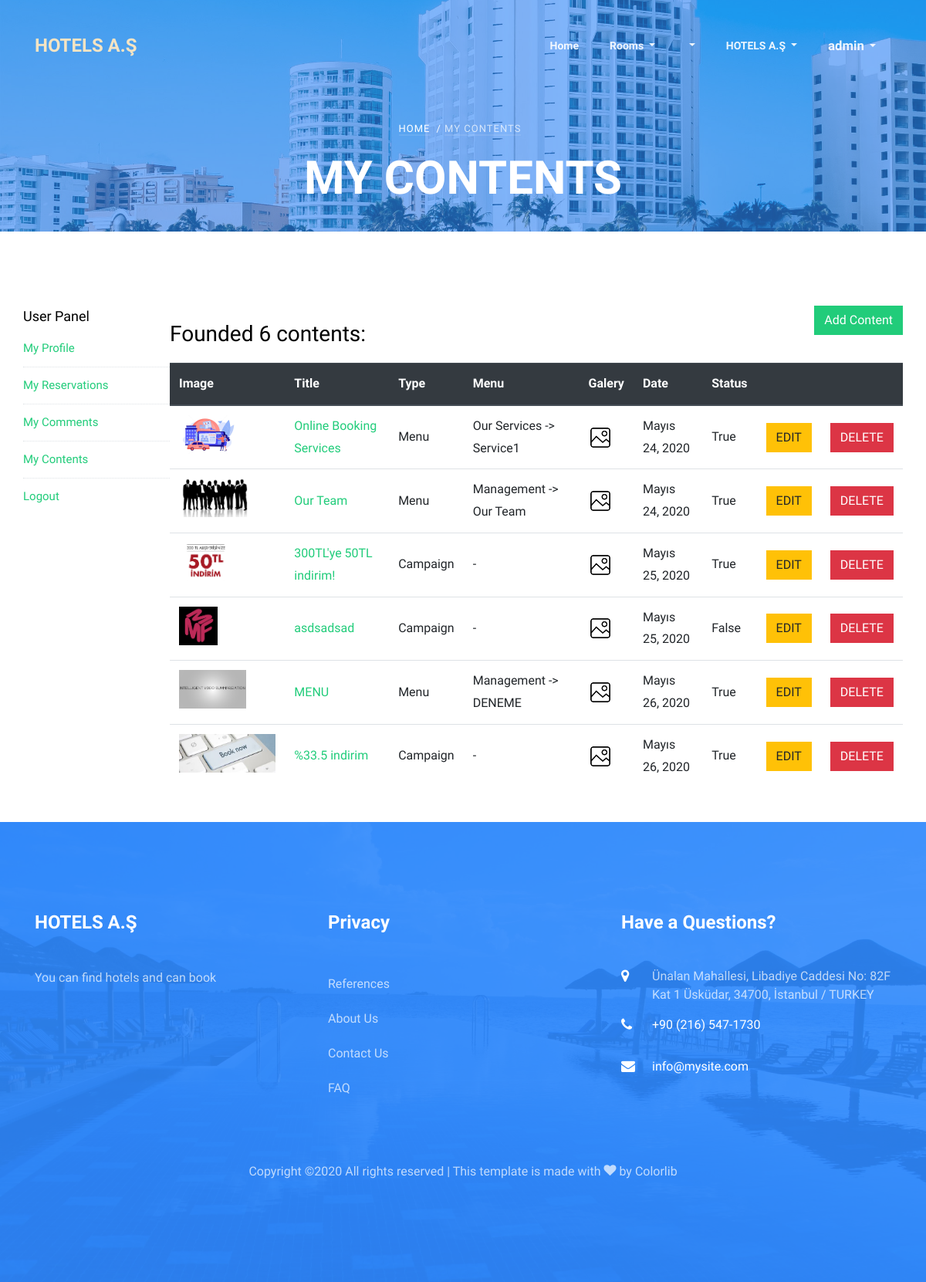
Screenshot of /user/contents/ (signed in) with the database file from the repository.
### home/models.py (models this page shows, shortened)
class Setting(models.Model):
    title = models.CharField(max_length=200)
    keywords = models.CharField(max_length=255)
    description = models.CharField(max_length=255)
    company = models.CharField(max_length=80)
    address = models.CharField(max_length=255, blank=True)
    phone = models.CharField(max_length=20, blank=True)
    fax = models.CharField(max_length=20, blank=True)
    email = models.EmailField()
    smtpserver = models.CharField(max_length=255, blank=True)
    smtpemail = models.EmailField(blank=True)
    smtppassword = models.CharField(max_length=50, blank=True)
    smtpport = models.IntegerField(blank=True, null=True)
    image = models.ImageField(blank=True, upload_to='images/')
    facebook = models.CharField(max_length=80, blank=True)
    instagram = models.CharField(max_length=80, blank=True)
    twitter = models.CharField(max_length=80, blank=True)
    aboutus = RichTextUploadingField()
    contact = RichTextUploadingField()
    references = RichTextUploadingField()
    status = models.CharField(blank=True, max_length=5, choices=STATUS)
    created_at = models.DateTimeField(auto_now_add=True)
    updated_at = models.DateTimeField(auto_now=True)

### content/models.py (models this page shows, shortened)
class Content(models.Model):
    user = models.ForeignKey(User, on_delete=models.SET_NULL, null=True)
    menu = models.OneToOneField(
        Menu, null=True, blank=True, on_delete=models.CASCADE)
    kind = models.CharField(max_length=15, choices=TYPE)
    title = models.CharField(max_length=150)
    keywords = models.CharField(blank=True, max_length=255)
    description = models.CharField(blank=True, max_length=255)
    image = models.ImageField(blank=True, null=True,
                              upload_to='images/content/')
    detail = RichTextUploadingField()
    slug = models.SlugField(null=False, unique=True)
    status = models.CharField(max_length=5, choices=STATUS)
    created_at = models.DateTimeField(auto_now_add=True)
    updated_at = models.DateTimeField(auto_now=True)
    def image_tag(self):
        return mark_safe('<img src="{}"height="50"/>'.format(self.image.url))
    image_tag.short_description = 'Image'

class Menu(MPTTModel):
    parent = TreeForeignKey('self', blank=True, null=True,
                            related_name='children', on_delete=models.CASCADE)
    title = models.CharField(max_length=100, unique=True)
    link = models.CharField(max_length=100, blank=True)
    status = models.CharField(max_length=5, choices=STATUS)
    created_at = models.DateTimeField(auto_now_add=True)
    updated_at = models.DateTimeField(auto_now=True)
    class MPTTMeta:
        level_attr = 'mptt_level'
        order_insertion_by = ['title']
    def __str__(self):
        full_path = [self.title]
        prnt = self.parent
        while prnt is not None:
            full_path.append(prnt.title)
            prnt = prnt.parent
        return ' -> '.join(full_path[::-1])

### user/views.py (the view)
# urls.py: path('contents/', views.contents, name="contents"),
@login_required(login_url='/login')
def contents(request):
    setting = Setting.objects.first()
    category = Category.objects.filter(status=True)
    menu = Menu.objects.filter(status=True)
    contents = Content.objects.filter(user_id=request.user.id)
    context = {
        'setting': setting,
        'category': category,
        'menu': menu,
        'contents': contents,
        'page': 'My Contents'
    }
    return render(request, 'user_contents.html', context)

### user/templates/user_contents.html (shortened to what this page needs)
{% extends 'homebase.html' %}
{% load static %}
{% block content %}
<section class="ftco-section ftco-no-pb ftco-room">
	<div class="container px-0">
		<div class="row no-gutters">
            <p>{% include 'user_panel.html' %}</p>
            <div class="col-md-10 clearfix table-responsive">
                <p>
                <a href="{% url 'user:addcontent'%}" class="btn btn-primary float-right">Add Content</a>
                <p style="color:black"><h3>Founded {{contents.count}} content{{contents.count | pluralize}}:</h3></p>
                <table class="table">
                    <thead class="thead-dark">
                      <tr>
                        <th scope="col">Image</th>
                        <th scope="col">Title</th>
                        <th scope="col">Type</th>
                        <th scope="col">Menu</th>
                        <th scope="col">Galery</th>
                        <th scope="col">Date</th>
                        <th scope="col">Status</th>
                        <th scope="col"></th>
                        <th scope="col"></th>
                      </tr>
                    </thead>
                    <tbody>
                    {% if contents%}
                        {% for content in contents %}
                          <tr>
                            <th scope="row"> <img src="{{ content.image.url }}" alt="{{ content.description }}" height=50"> </th>
                            <td style="vertical-align: middle;"><a href="{% url 'contentdetail' content.id content.slug %}">{{content.title}}</a></td>
                            <td style="vertical-align: middle;">{{ content.kind }}</td>
                            <td style="vertical-align: middle;">{% if content.menu %}{{ content.menu }}{% else %}-{% endif %}</td>
                            <td style="vertical-align: middle;">
                              <a href="javascript:;" onclick="window.open('{% url 'user:contentaddimage' content.id %}', 'GALERY', 'width=800 ,height= 800,status,resizable=no,left=100,top=50, screenX= parseInt((screen.availWidth/2) - (500/2)) ,screenY= parseInt((screen.availHeight/2) - (500/2)))')">
                                <img src="{% static 'images/galery.png'%}" height=30>
                              </a>
                            </td>
                            <td style="vertical-align: middle;">{{ content.created_at | date }}</td>
                            <td style="vertical-align: middle;">{{ content.status }}</td>
                            <td style="vertical-align: middle;"><a href="{% url 'user:contentedit' content.id %}" class="btn btn-warning">EDIT</a></td>
                            <td style="vertical-align: middle;"><a href="{% url 'user:contentdelete' content.id %}" class="btn btn-danger" onclick="return confirm('Are you sure?');">DELETE</a></td>
                          </tr>
                        {% endfor %}
                    {% endif %}
                    </tbody>
                </table>
                </p>
            </div>
		</div>
	</div>
</section>
<br>
{% endblock  %}

### home/templates/header.html (shortened to what this page needs)
{% load static %}
<nav class="navbar navbar-expand-lg navbar-dark ftco_navbar bg-dark ftco-navbar-light" id="ftco-navbar">
  <div class="container">
    <a class="navbar-brand" href="/"><span>{{ setting.company|linebreaksbr }}</span></a>
    <div class="collapse navbar-collapse" id="ftco-nav">
      <ul class="navbar-nav ml-auto">
        <li class="nav-item"><a href="/" class="nav-link">Home</a></li>
        <li class="nav-item dropdown">
            <a class="dropdown-toggle nav-link" href="{% url 'all-category'%}" id="dropdownMenuLink" aria-haspopup="true" aria-expanded="false">
              Rooms
            </a>
        </li>
        {% if menu %}
        {% load mptt_tags %}
        {% recursetree menu %}
            <li {% if not node.is_leaf_node %} class="nav-item dropdown"{% endif %}>
                <a class="{% if not node.is_leaf_node %}dropdown-toggle nav-link{% else %}dropdown-item{% endif %} " href="{% if node.is_leaf_node %}{% url 'menu' node.id %}{% endif %}" {% if not node.is_leaf_node %} data-toggle="dropdown" {% endif %} id="dropdownMenuLink" aria-haspopup="true" aria-expanded="false">
                </a>
            </li>
        {% endrecursetree %}
        {% endif %}
        <li class="nav-item dropdown">
            <a class="dropdown-toggle nav-link" href="#" id="dropdownMenuLink" aria-haspopup="true" aria-expanded="false">
              {{setting.company}}
            </a>
        </li>
      </ul>
      <ul class="navbar-nav mr-right">
      {% if user.id is None %}
        <li class="nav-item dropdown">
            <a class="nav-link dropdown-toggle" href="" id="navbarDropdownMenuLink" data-toggle="dropdown" aria-haspopup="true" aria-expanded="false">
            Login
            </a>
            <div class="dropdown-menu p-3">
              {% if messages %}
                {% for message in messages %}
                  <div class="alert alert-{{ message.tags }}" role="alert">
                    {{ message | safe}}
                  </div>
                {% endfor %}
              {% endif %}
              <form action="{% url 'login' %}" method="post" accept-charset="UTF-8" class="form-horizontal">
                {% csrf_token %}
                <input class="form-control login" type="text" name="username" placeholder="Username">
                <input class="form-control login" type="password" name="password" placeholder="Password">
                <input class="btn btn-primary" type="submit" name="submit" value="Login">
              </form>
              <a href="{% url 'sign_up' %}" style="color:black;">
                Sign up
              </a>
            </div>
        </li>
      {% else %}
        <li class="nav-item dropdown">
            <a class="nav-link dropdown-toggle" href="" id="navbarDropdownMenuLink" data-toggle="dropdown" aria-haspopup="true" aria-expanded="false">
            <big>{% if user.first_name %}{{user.first_name}}{% else %}{{user.username}}{% endif %}</big>
            </a>
        </li>
      {% endif %}
      </ul>
    </div>
  </div>
</nav>
{% if page != 'index' %}
<div class="hero-wrap" style="background-image: url({% static 'assets/images/bg_3.jpg' %});">
  <div class="overlay"></div>
  <div class="container">
    <div class="row no-gutters slider-text d-flex align-itemd-center justify-content-center">
      <div class="col-md-9 ftco-animate text-center d-flex align-items-end justify-content-center">
      	<div class="text">
          <p class="breadcrumbs mb-2"><span class="mr-2"><a href="{% url 'index' %}">Home</a></span>/ {% if page.lower == 'room' %}<span class="mr-2"><a href="{% url 'hotel' room.hotel_id.id room.hotel_id.slug %}">{{room.hotel_id}} /</a></span><span class="mr-2">{{room.title}}</span>{% else %}<span class="mr-2">{{page}}</span>{% endif %}</p>
          <h1 class="mb-4 bread">{% if page.lower == 'room' %}{{room}} {% else %} {{page.upper}}{% endif %}</h1>
        </div>
      </div>
    </div>
  </div>
</div>
{% endif %}

### home/templates/footer.html (shortened to what this page needs)
{% load static %}
<footer class="ftco-footer ftco-section img" style="background-image: url({% static 'assets/images/bg_4.jpg)' %};">
	<div class="overlay"></div>
  <div class="container">
    <div class="row mb-5">
      <div class="col-md">
        <div class="ftco-footer-widget mb-4">
          <h2 class="ftco-heading-2">{{setting.company}}</h2>
          <p>{{setting.description}}</p>
          <ul class="ftco-footer-social list-unstyled float-md-left float-lft mt-5">
          </ul>
        </div>
      </div>
      <div class="col-md">
         <div class="ftco-footer-widget mb-4">
          <h2 class="ftco-heading-2">Privacy</h2>
          <ul class="list-unstyled">
            <li><a href="/references" class="py-2 d-block">References</a></li>
            <li><a href="/aboutus" class="py-2 d-block">About Us</a></li>
            <li><a href="/contact" class="py-2 d-block">Contact Us</a></li>
            <li><a href="/faq" class="py-2 d-block">FAQ</a></li>
          </ul>
        </div>
      </div>
      <div class="col-md">
        <div class="ftco-footer-widget mb-4">
        	<h2 class="ftco-heading-2">Have a Questions?</h2>
        	<div class="block-23 mb-3">
              <ul>
                <li><span class="icon icon-map-marker"></span><span class="text">{{setting.address}}</span></li>
                <li><a href="tel://{{setting.phone}}"><span class="icon icon-phone"></span><span class="text">{{setting.phone}}</span></a></li>
                <li><a href="mailto:{{setting.email}}"><span class="icon icon-envelope"></span><span class="text">{{setting.email}}</span></a></li>
              </ul>
            </div>
        </div>
      </div>
    </div>
    <div class="row">
      <div class="col-md-12 text-center">
        <p>
  Copyright &copy;<script>document.write(new Date().getFullYear());</script> All rights reserved | This template is made with <i class="icon-heart color-danger" aria-hidden="true"></i> by <a href="https://colorlib.com" target="_blank">Colorlib</a>
  </p>
      </div>
    </div>
</div>
</footer>

### home/static/assets/css/icomoon.css (style rules this page uses)
[class^="icon-"], [class*=" icon-"] { font-family: 'icomoon' !important; speak: none; font-style: normal; font-weight: normal; font-variant: normal; text-transform: none; line-height: 1; -webkit-font-smoothing: antialiased; -moz-osx-font-smoothing: grayscale; }
.icon-heart:before { content: "\f004"; }
.icon-map-marker:before { content: "\f041"; }
.icon-phone:before { content: "\f095"; }
.icon-envelope:before { content: "\f0e0"; }

### rows the page displays
Setting: company "HOTELS A.Ş", description "You can find hotels and can book", address "Ünalan Mahallesi, Libadiye Caddesi No: 82F Kat 1 Üsküdar, 34700, İstanbul / TURKEY", phone "+90 (216) 547-1730", email "info@mysite.com"
Content: image (picture), title "Online Booking Services", kind "Menu", menu "Our Services -> Service1", created_at "Mayıs 24, 2020", status "True"
Content: image (picture), title "Our Team", kind "Menu", menu "Management -> Our Team", created_at "Mayıs 24, 2020", status "True"
Content: image (picture), title "300TL'ye 50TL indirim!", kind "Campaign", created_at "Mayıs 25, 2020", status "True"
Content: image (picture), title "asdsadsad", kind "Campaign", created_at "Mayıs 25, 2020", status "False"
Content: image (picture), title "MENU", kind "Menu", menu "Management -> DENEME", created_at "Mayıs 26, 2020", status "True"
Content: image (picture), title "%33.5 indirim", kind "Campaign", created_at "Mayıs 26, 2020", status "True"

### other values shown
{{ user.first_name }} "admin"
{{ page }} "MY CONTENTS"
{{ page.upper }} "MY CONTENTS"
{{ contents.count }} "6"
{{ contents.count | pluralize }} "s"
